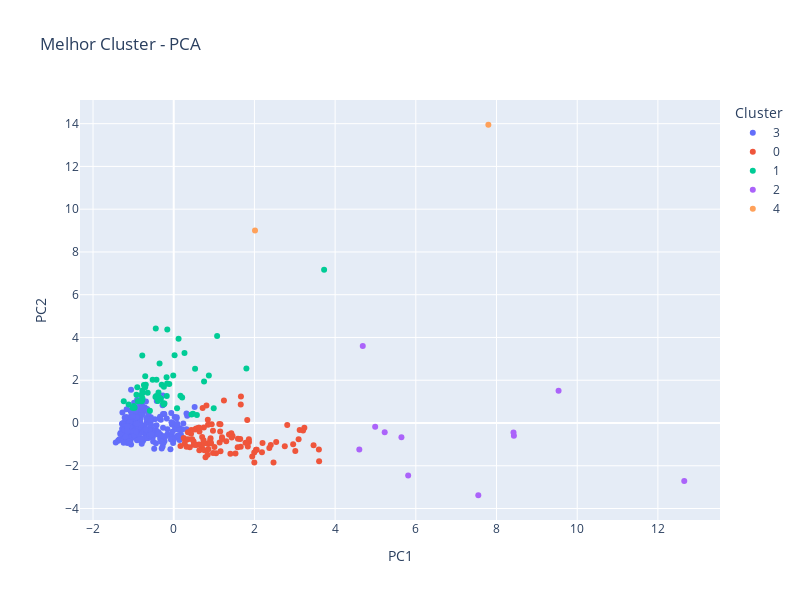

The cell this chart's notebook holds for it:
### Markdown cell above
## 4.2. Gráfico
---------------------------

### Code cell
# Visualizar clusters com o melhor algoritmo K-Means
fig = px.scatter(
    df, 
    x="PC1", 
    y="PC2", 
    color="Cluster", 
    title="Melhor Cluster - PCA",
    labels={"Cluster": "Cluster"},
    template="plotly",
    width=800,
    height=600  
)

# Mostrar o gráfico
fig.show()

### Figure 1 — Plotly figure (JSON) as saved in the notebook; plotly's stock layout.template omitted (floating-point values rounded to 4 significant figures; data arrays with more than 128 entries replaced by an {"elided": "..."} marker saying what was removed)
{"data": [{"hovertemplate": "Cluster=3<br>PC1=%{x}<br>PC2=%{y}<extra></extra>", "legendgroup": "3", "marker": {"color": "#636efa", "symbol": "circle"}, "mode": "markers", "name": "3", "orientation": "v", "showlegend": true, "type": "scatter", "x": {"elided": "272 float values"}, "xaxis": "x", "y": {"elided": "272 float values"}, "yaxis": "y"}, {"hovertemplate": "Cluster=0<br>PC1=%{x}<br>PC2=%{y}<extra></extra>", "legendgroup": "0", "marker": {"color": "#EF553B", "symbol": "circle"}, "mode": "markers", "name": "0", "orientation": "v", "showlegend": true, "type": "scatter", "x": [0.4344, 0.8111, 1.592, 0.6381, 0.8502, 0.845, 0.5576, 1.245, 3.122, 0.1672, 0.9727, 1.585, 0.8557, 1.946, 0.2813, 2.813, 1.865, 0.4301, 3.598, 0.7003, 0.9252, 1.428, 0.6145, 2.753, 1.049, 0.5581, 0.7642, 1.129, 1.302, 0.623, 1.458, 1.661, 1.37, 3.206, 2.057, 0.9126, 0.2485, 0.9747, 0.3135, 3.013, 1.822, 0.5238, 0.8568, 3.238, 1.531, 0.4928, 0.6358, 0.7044, 0.7391, 0.7592, 0.352, 2.201, 2.96, 1.996, 2.04, 0.4981, 1.197, 3.603, 1.158, 0.2713, 0.351, 1.138, 0.7163, 1.01, 1.666, 1.436, 1.201, 0.9025, 1.836, 0.3166, 0.8422, 2.187, 0.5216, 1.862, 1.78, 1.998, 1.152, 3.095, 2.54, 0.3982, 0.4595, 2.474, 0.9045, 2.37, 2.405, 1.405, 0.7884, 0.7473, 1.662, 0.6311, 1.648, 0.9076, 1.16, 0.6668, 0.9413, 3.466], "xaxis": "x", "y": [-0.3284, 0.8151, -0.741, -0.4018, -0.08569, 0.1547, -1.026, 1.056, -0.3301, -1.074, -0.3682, -1.129, -0.9797, -1.567, -0.7957, -0.09887, -0.8936, -0.5034, -1.239, -1.156, -0.9448, -0.4841, -0.2169, -1.091, -1.411, -0.26, -0.9519, -0.0434, -0.8521, -1.004, -0.6034, -1.108, -0.5423, -0.3467, -1.252, -0.7084, -0.7009, -1.403, -0.7815, -1.313, 0.1421, -0.3044, -1.226, -0.2245, -1.428, -0.8612, -1.273, -0.6545, -0.8111, -1.277, -0.7551, -0.9348, -0.9953, -1.384, -1.247, -1.015, -0.6624, -1.789, -0.05342, -0.973, -0.4365, -0.9185, 0.7054, -1.12, 1.238, -0.6805, -0.7491, -0.9226, -1.103, -1.109, -1.48, -1.363, -1.001, -0.7637, -0.9256, -1.845, -0.4001, -0.7631, -0.8884, -1.133, -0.7549, -1.845, -0.81, -1.173, -1.026, -1.439, -1.602, -0.2147, 0.8653, -0.2218, -0.749, -0.8872, -1.319, -1.021, -0.05351, -1.04], "yaxis": "y"}, {"hovertemplate": "Cluster=1<br>PC1=%{x}<br>PC2=%{y}<extra></extra>", "legendgroup": "1", "marker": {"color": "#00cc96", "symbol": "circle"}, "mode": "markers", "name": "1", "orientation": "v", "showlegend": true, "type": "scatter", "x": [0.1663, 0.9914, -0.1767, -0.7799, -0.3498, -0.1721, -0.7794, -0.0114, -0.2507, -0.9679, -0.8046, 1.801, -0.229, 1.076, -0.3909, -0.4449, 0.1207, -0.6452, -0.7778, -0.1593, -0.9233, 0.08341, -0.2612, -0.9903, -0.1107, 3.727, 0.02162, 0.7518, -0.5223, -0.2981, 0.4399, -1.118, -0.3511, -0.2432, -0.7764, -0.3189, -0.4274, -0.709, 0.2668, -0.9871, -1.238, -0.5898, -0.6924, 0.4777, 0.5741, -0.4529, -0.889, -0.7954, -1.023, -0.775, 0.2093, -0.4336, -0.7063, -0.3772, -0.1639, -0.7381, 0.5294, 0.8706, -0.9025], "xaxis": "x", "y": [1.271, 0.6859, 2.144, 1.073, 1.181, 1.267, 3.16, 2.216, 0.8624, 0.7129, 1.301, 2.549, 0.9075, 4.069, 1.03, 4.418, 3.936, 1.414, 1.396, 4.373, 1.325, 0.6862, 0.9281, 0.7225, 1.823, 7.168, 3.168, 1.937, 2.025, 1.785, 0.3963, 0.8662, 2.777, 1.69, 1.52, 1.131, 2.027, 1.666, 3.273, 0.795, 1.011, 0.5721, 1.784, 0.427, 0.3749, 1.22, 1.014, 1.013, 0.7136, 1.153, 1.189, 1.267, 2.186, 1.426, 1.85, 1.773, 2.536, 2.221, 1.677], "yaxis": "y"}, {"hovertemplate": "Cluster=2<br>PC1=%{x}<br>PC2=%{y}<extra></extra>", "legendgroup": "2", "marker": {"color": "#ab63fa", "symbol": "circle"}, "mode": "markers", "name": "2", "orientation": "v", "showlegend": true, "type": "scatter", "x": [4.686, 9.538, 4.6, 8.431, 5.811, 12.65, 8.421, 5.229, 5.644, 4.993, 7.549], "xaxis": "x", "y": [3.599, 1.508, -1.236, -0.5924, -2.455, -2.715, -0.4469, -0.4365, -0.6647, -0.1793, -3.38], "yaxis": "y"}, {"hovertemplate": "Cluster=4<br>PC1=%{x}<br>PC2=%{y}<extra></extra>", "legendgroup": "4", "marker": {"color": "#FFA15A", "symbol": "circle"}, "mode": "markers", "name": "4", "orientation": "v", "showlegend": true, "type": "scatter", "x": [7.798, 2.014], "xaxis": "x", "y": [13.95, 9.005], "yaxis": "y"}], "layout": {"height": 600, "legend": {"title": {"text": "Cluster"}, "tracegroupgap": 0}, "title": {"text": "Melhor Cluster - PCA"}, "width": 800, "xaxis": {"anchor": "y", "domain": [0, 1], "title": {"text": "PC1"}}, "yaxis": {"anchor": "x", "domain": [0, 1], "title": {"text": "PC2"}}}}
